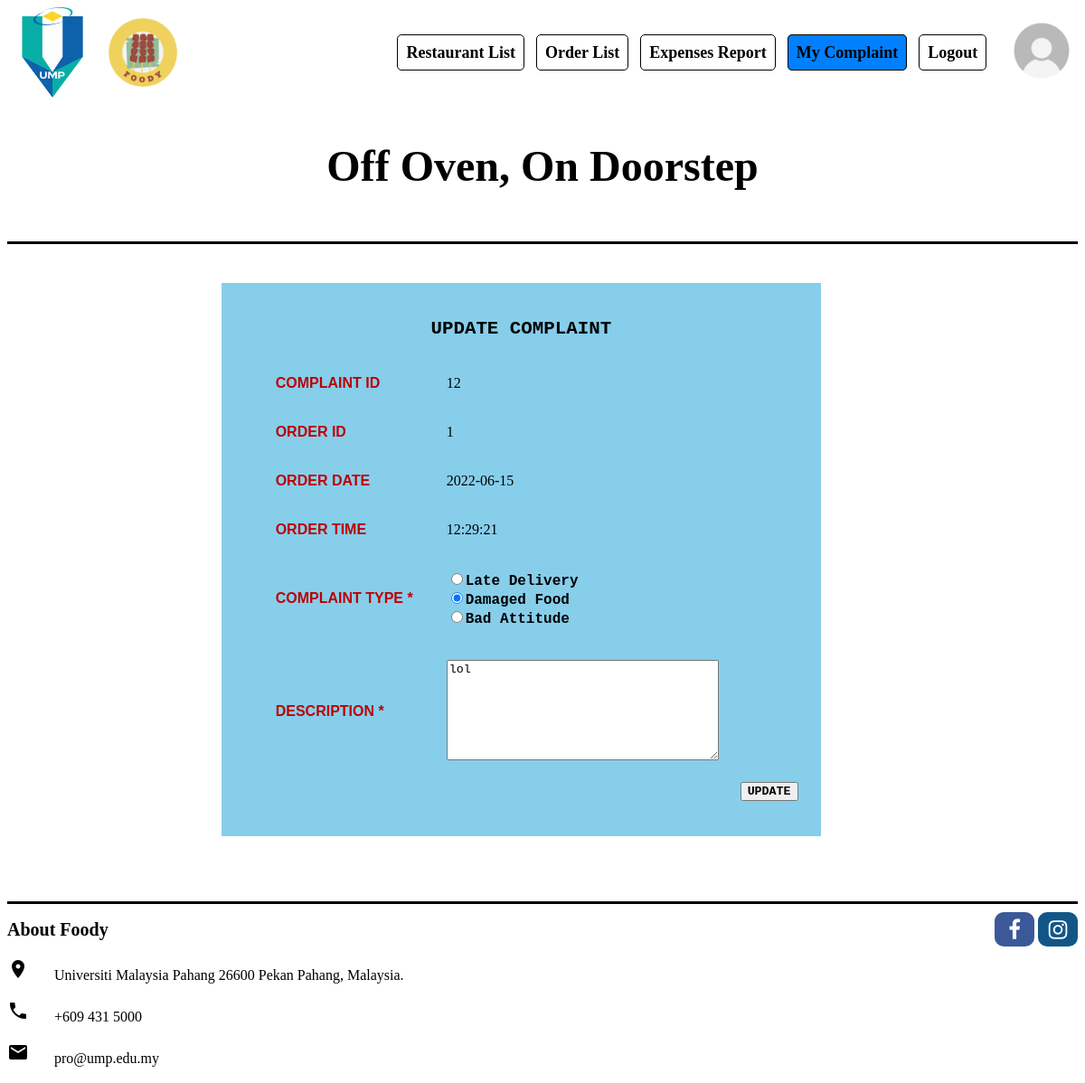
The page /complaint/IndexUserUpdateComplaint.php?complaintID=12 on the database its author committed.
### tables this page shows
CREATE TABLE `complaint_list` (
  `complaint_ID` int NOT NULL,
  `complaintType` varchar(30) DEFAULT NULL,
  `complaintDesc` varchar(300) DEFAULT NULL,
  `complaintDate` date DEFAULT NULL,
  `complaintTime` time DEFAULT NULL,
  `complaintStatus` varchar(30) DEFAULT NULL,
  `order_ID` int DEFAULT NULL
);

CREATE TABLE `order_list` (
  `order_ID` int NOT NULL,
  `orderDate` date DEFAULT NULL,
  `orderTime` time DEFAULT NULL,
  `totalPayment` float DEFAULT NULL,
  `orderStatus` varchar(100) DEFAULT NULL,
  `delLocation` varchar(100) DEFAULT NULL,
  `RO_username` varchar(100) DEFAULT NULL,
  `username` varchar(100) DEFAULT NULL,
  `rider_username` varchar(100) DEFAULT NULL
);

### complaint/IndexUserUpdateComplaint.php (the view, shortened to what this page needs)
<!DOCTYPE html>
<head>
    <link rel="stylesheet" href="https://cdnjs.cloudflare.com/ajax/libs/font-awesome/4.7.0/css/font-awesome.min.css">
</head>
<header class="wrapper">
        <img src="../resources/ump logo.png" alt="UMP" width="100" height="100">
        <img src="foody logo.png" alt="Foody" width="100" height="100">
        <nav>
        <a href="#resList">Restaurant List</a>
        <a href="checkout.php">Order List</a>
        <a href="#expenses">Expenses Report</a>
        <a class="active" href="UserViewComplaint.php">My Complaint</a>
        <a href="logout.php" onclick="return checklogout()">Logout</a>
        </nav>
        <a href="profile.php"><img src="../resources/profile.jpg" alt="profile" width="80" height="80"></a>
        <br>
        <h3>Off Oven, On Doorstep</h3>
<div STYLE="background-color:#000000; height:3px; width:100%;"></div>
<br>
</header>
<?php
include '../db/db.php';
$complaintID = $_GET['complaintID'];
$query = "SELECT o.order_ID, o.orderDate, o.orderTime, c.complaintType, c.complaintDesc FROM order_list AS o,complaint_list AS c WHERE o.order_ID = c.order_ID AND c.complaint_ID = '$complaintID'";
$result = mysqli_query($conn, $query) or die (mysqli_error());
$row = mysqli_fetch_array($result);
$order_ID = $row['order_ID'];
$orderDate = $row["orderDate"];
$orderTime = $row["orderTime"];
$complaintType = $row['complaintType'];
$complaintDesc = $row['complaintDesc'];
?>
<body>
<form action="UpdateComplaint.php?complaintID=<?php echo $complaintID; ?>" method="post">
<br><br><div class="complaint" style="background-color:skyblue;width:56%;margin-left:20%">
<br><p style="text-align: center;font-family:Courier New;font-size:130%;"><b>UPDATE COMPLAINT</b></p>
<table class="table">
    <tr>
        <td><p style="color:#bc0000;font-family:Arial;margin-left:6%;" ><b>COMPLAINT ID </b></p></td>
        <td><p style="margin-left:6%;"><?php echo $complaintID; ?></p></td>
    </tr>
    <tr>
        <td><p style="color:#bc0000;font-family:Arial;margin-left:6%;" ><b>ORDER ID </b></p></td>
        <td><p style="margin-left:6%;"><?php echo $order_ID; ?></p></td>
    </tr>
    <tr>
        <td><p style="color:#bc0000;font-family:Arial;margin-left:6%;" ><b>ORDER DATE </b></p></td>
        <td><p style="margin-left:6%;"><?php echo $orderDate; ?></p></td>
    </tr>
    <tr>
        <td><p style="color:#bc0000;font-family:Arial;margin-left:6%;" ><b>ORDER TIME </b></p></td>
        <td><p style="margin-left:6%;"><?php echo $orderTime; ?></p></td>
    </tr>
    <tr>
        <td><p style="color:#bc0000;font-family:Arial;margin-left:6%;"><b>COMPLAINT TYPE *</b><br></p></td>
        <td>
            <p style="color:black;font-family:Courier New;margin-left:6%;" >
            <b><input type="radio" name="complaintType" <?=strpos($complaintType, "LATE DELIVERY") !== false?'checked="checked"':'';?> value="LATE DELIVERY">Late Delivery<br>
            <input type="radio" name="complaintType" <?=strpos($complaintType, "DAMAGED FOOD") !== false?'checked="checked"':'';?> value="DAMAGED FOOD">Damaged Food<br>
            <input type="radio" name="complaintType" <?=strpos($complaintType, "BAD ATTITUDE") !== false?'checked="checked"':'';?> value="BAD ATTITUDE">Bad Attitude<br></b></p>
        </td>
    </tr>
    <tr>
        <td><p style="color:#bc0000;font-family:Arial;margin-left:6%;" ><b>DESCRIPTION *</b></p></td>
        <td><p style="margin-left:6%;"><textarea name = "complaintDesc" rows = "7" cols = "35" margin-left="6%" placeholder="DESCRIPTION" required><?php echo $complaintDesc;?></textarea></p></td>
    </tr>
    <tr>
        <td></td>
        <td><button style="font-family:Courier New;margin-left:100%;font-weight: bold; "type="submit" name="updateComplaint">UPDATE</button>
    </td>
</table>
<br><br>
</div>
</form>
</body>
<DIV STYLE="background-color:#000000; height:3px; width:100%;">
<footer class="wrapper">
        <div>
            <p style="font-size: 20px;"> <b>About Foody</b> </p>
            <div>
                <a href="#" class="fa fa-facebook fa-lg"></a>
                <a href="#" class="fa fa-instagram fa-lg"></a>
            </div>
        </div>
        <i class="material-icons">location_on</i>
        <span class="icon-text"> Universiti Malaysia Pahang 26600 Pekan Pahang, Malaysia. </span>
        <br><br><i class="material-icons">local_phone</i>
        <span class="icon-text"> +609 431 5000 </span>
        <br><br><i class="material-icons">email</i>
        <span class="icon-text"> pro@ump.edu.my </span>
        <br><br>
</footer>
</html>

### complaint/IndexUserUpdateComplaint.php (style rules this page uses)
table.table { width:80%; margin-left:7%; }
header { display: flex; flex-flow: wrap; justify-content: space-between; align-items: center; white-space: nowrap; }
header > nav { margin-left: auto; margin-right: 1%; text-decoration: none; }
header > nav > a { border: black solid 1px; text-decoration: none; padding: 0.5em; margin-right: 0.5em; border-radius: 5px; color: black; font-weight: bold; font-size: 18px; }
header > nav > a.active { color: black; background-color: rgb(0 ,128 ,255); }
header > h3 { width: 100%; text-align: center; style=font-family:Georgia Garamond; font-size:300%; }
footer > div { display: flex; justify-content: space-between; align-items: center; white-space: nowrap; }
footer > div > div { margin-left: auto; }
.fa { padding: 10px; width: 1em; border-radius: 10px; text-align: center; font-size: 1.5em; text-decoration: none; }
.fa-facebook { background: #3B5998; color: white; }
.fa-instagram { background: #125688; color: white; }
.icon-text { display: inline-flex; align-items: center; padding:0 24px; }

### rows shown on the page
complaint_list: order_ID.order_ID "1", order_ID.orderDate "2022-06-15", order_ID.orderTime "12:29:21", complaintType "☑", complaintDesc "lol"

### other values the page prints
$complaintID "12"
